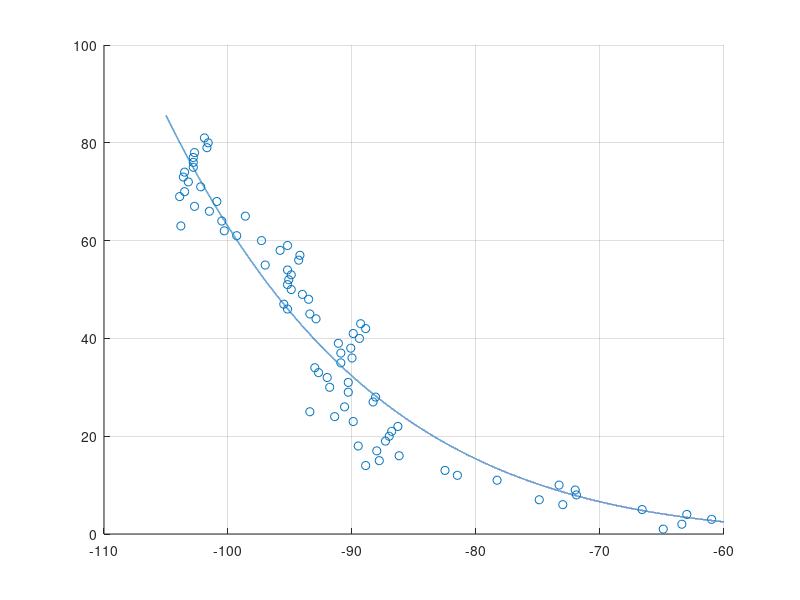

Recreate this plot in MATLAB. (Note: this script raises an error after producing the figure.)
close all; clear all;

load('RSSIdistmodeldata.mat')

% Take the average out of every 10 bin
bins = 1:82;
cur_bin = 10;
cur_dat=[];
for k = 1:length(RSSIdata)
    if mod(k-1,10) == 0 && k ~=1
        bins((k-1)/10) = mean( RSSIdata(k-10:k-1,2) );
    end
end
bins(82) = [];
dist = 1:81;
bins = -bins;
a =   1.421e-11;
b =       6.323;
x = 60:0.001:105;
fit = a.*x.^b;

scatter(-bins,dist);
hold on;
grid on;
    textsize = 16;
plot(-x,fit,'LineWidth', 1);
ax = gca;
ax.FontSize = 12;
xlim([-105,-60]);
ylabel(['Distance [m]'],FontSize=textsize);
xlabel('RSSI [dBm]',FontSize = textsize);
legend('Measurement points', 'Fit',location = 'NE',FontSize = textsize);


%ax.XAxis.TickValues = -flip(ax.XAxis.TickValues);
%ax.XAxis.Limits = [ -105,-60];
%save('RSSIdistmodeldata.mat');
% Relate average out of 10 bin to actual distance

% Make fit 